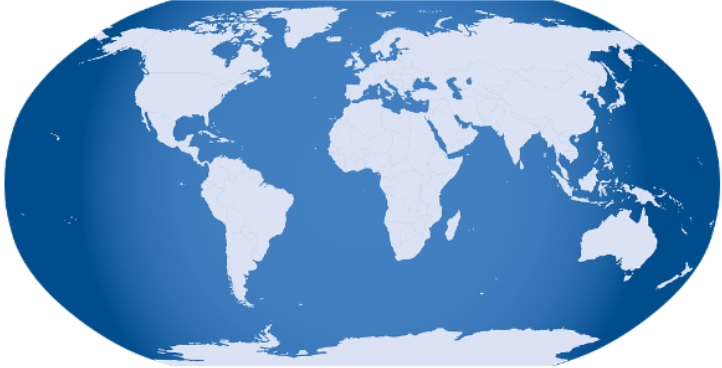
#> input picture images/globe.jpg, 722 x 368 px
$ python Contour.py   (older library calls are emulated)
#> lines starting #> are read from the running program, lines starting #| are printed output that depends on the picture; after the words box and inside, x2 and y2 are one past the last pixel; in counts of white or black regions, pixels touching at a corner belong together
import numpy as np
import cv2

#이미지 Contour : 같은 값을 가진 곳을 연결한 선
#이미지에서 Contour를 찾기 전에 threshold나 Canny edge detection을 적용하는 것이 좋다.
#Contour를 찾고자 하는 대상은 흰색으로, 배경은 검정색으로 변경해야함

def contour():
    img = cv2.imread('images/globe.jpg')
#> img is the input picture: shape (368, 722, 3); mean B, G, R 202.4, 159, 117.1
    imgray = cv2.cvtColor(img, cv2.COLOR_BGR2GRAY)
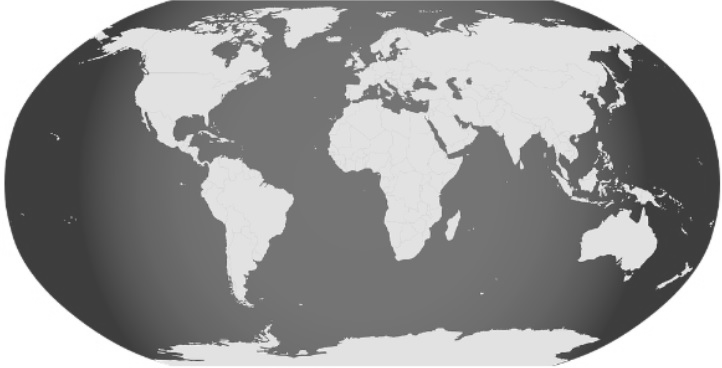
#> imgray: shape (368, 722); min 50, max 255, mean 151.4

    ret, thr = cv2.threshold(imgray, 127, 255, 0)
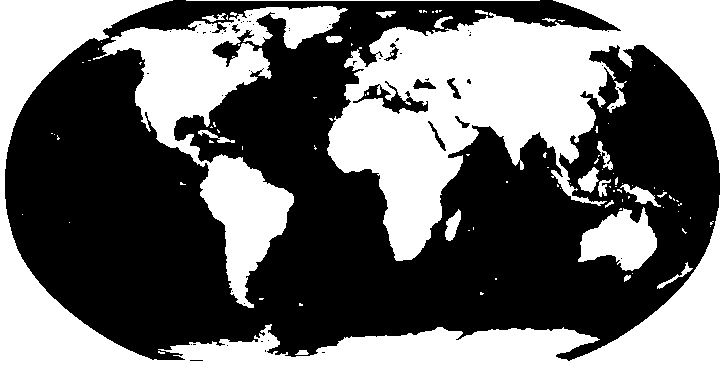
#> thr: shape (368, 722); 42.2% white; 101 white regions (79 under 20 px)
    #imgray를 thresholding하여 그 값을 thresh로 한다.
    #이를 cv2.findContours()함수에 넘겨 contour를 찾는다.
    _, contours, _ = cv2.findContours(thr, cv2.RETR_TREE, cv2.CHAIN_APPROX_SIMPLE)
#> contours = 173 contours, 144 with area under 20; largest, box (x1, y1, x2, y2) and area: (0, 0, 722, 368) 84429, (93, 6, 348, 308) 19591, (578, 207, 657, 271) 2946, (352, 80, 429, 115) 910, (620, 184, 661, 207) 280
    #thr, 이미지에서 찾은 contour, contour들 간의 계층 구조를 리턴
    #contour만 관심이 있으므로, 리턴값 3개 중 필요없는 인자는 '_'로 리턴
    #thresh: contour 찾기를 할 소스 이미지, thresholding을 통해 변환된 바이너리 이미지
    #cv2.RETR_TREE: 두 번째 인자는 contour 추출 모드이며, 2번째 리턴값이 hierarchy의 값에 영향을 준다.
    #_EXTERNAL : 이미지의 가장 바깥쪽의 contour만 추출
    #_LIST : contour 간 계층구조 상관관계를 고려하지 않고 contour를 추출
    #_CCOMP : 모든 contour를 추출한 후, 2단계 contour 계층 구조로 구성.
    #1단계 계층에서는 외곽 경계 부분을, 2단계 계층에서는 구멍의 경계부분을 나타내는 contour로 구성됨
    #_TREE : 이미지에서 모든 contour를 추출하고 contour들간의 상관관계를 추출함
    #CHAIN_APPROX_SIMPLE: contour 근사 방법
    #_APPROX_NONE : contour를 구성하는 모든 점을 저장함.
    #_APPROX_SIMPLE : contour의 수평, 수직, 대각선 방향의 점은 모두 버리고 끝 점만 남겨둠
    #예로 직사각형에서 4개의 모서리점만 남기고 다 버림
    #_APPROX_TC89_1 : Teh-Chin 연결 근사 알고리즘을 적용

    cv2.drawContours(img, contours, -1, (0, 0, 255), 1)
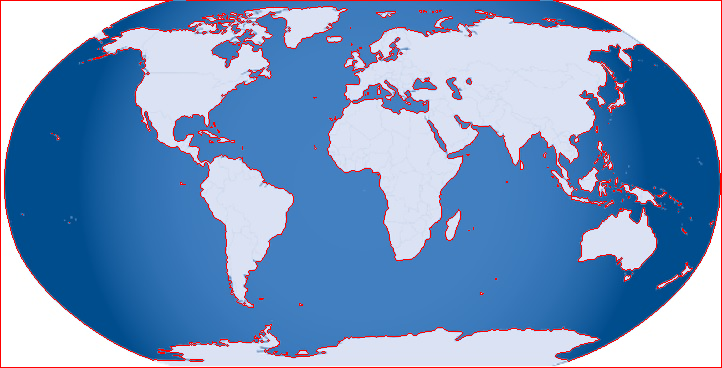
#> img: shape (368, 722, 3); 3.59% of pixels changed, all inside (x1, y1, x2, y2) = (0, 0, 722, 368)
    #찾은 contour를 실제로 그리는 함수
    #-1 : img에 실제로 그릴 contour 인덱스 파라미터, 이 값이 음수이면 모든 contour를 그림
    #(0, 255, 0) : contour 선의 bgr 색상값, 여기서는 green
    #1: 선의 두께
    cv2.imshow('thresh', thr)
    cv2.imshow('contour', img)

    cv2.waitKey(0)
    cv2.destroyAllWindows()

contour()
